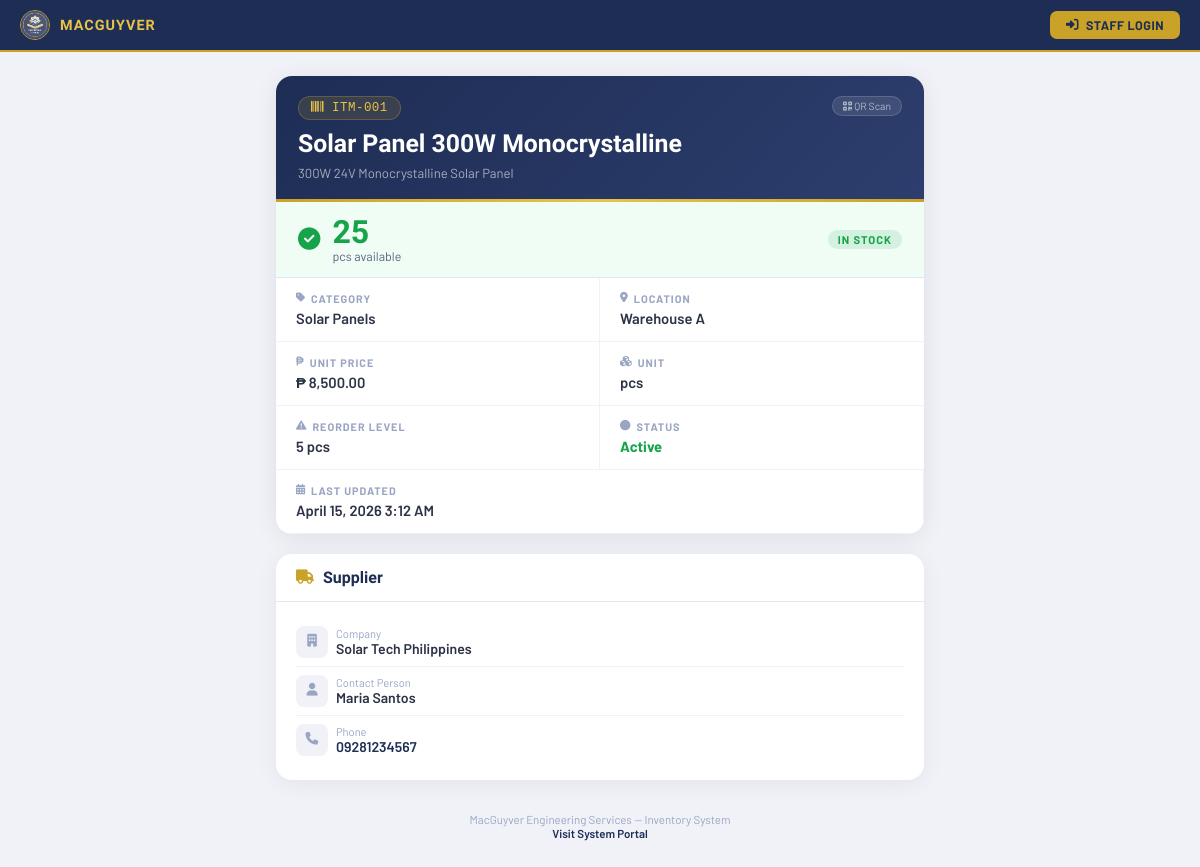
/item_view.php?code=ITM-001, run on the app's committed database.
### tables this page shows
CREATE TABLE IF NOT EXISTS items (
    id INT AUTO_INCREMENT PRIMARY KEY,
    item_code VARCHAR(50) NOT NULL UNIQUE,
    name VARCHAR(150) NOT NULL,
    description TEXT,
    category_id INT,
    supplier_id INT,
    unit VARCHAR(30) DEFAULT 'pcs',
    quantity INT DEFAULT 0,
    reorder_level INT DEFAULT 5,
    unit_price DECIMAL(12,2) DEFAULT 0.00,
    location VARCHAR(100),
    image VARCHAR(255),
    status ENUM('active','inactive','discontinued') DEFAULT 'active',
    created_at TIMESTAMP DEFAULT CURRENT_TIMESTAMP,
    updated_at TIMESTAMP DEFAULT CURRENT_TIMESTAMP ON UPDATE CURRENT_TIMESTAMP,
    FOREIGN KEY (category_id) REFERENCES categories(id) ON DELETE SET NULL,
    FOREIGN KEY (supplier_id) REFERENCES suppliers(id) ON DELETE SET NULL
);

CREATE TABLE IF NOT EXISTS categories (
    id INT AUTO_INCREMENT PRIMARY KEY,
    name VARCHAR(100) NOT NULL,
    description TEXT,
    created_at TIMESTAMP DEFAULT CURRENT_TIMESTAMP
);

CREATE TABLE IF NOT EXISTS suppliers (
    id INT AUTO_INCREMENT PRIMARY KEY,
    name VARCHAR(100) NOT NULL,
    contact_person VARCHAR(100),
    phone VARCHAR(30),
    email VARCHAR(100),
    address TEXT,
    created_at TIMESTAMP DEFAULT CURRENT_TIMESTAMP
);

### item_view.php (the view, shortened to what this page needs)
<?php
$code = trim($_GET['code'] ?? '');
$item = null;
if ($code) {
    $db   = getDB();
    $safe = $db->real_escape_string($code);
    $res  = $db->query("
        SELECT i.*, c.name cat_name, c.description cat_desc,
               s.name sup_name, s.contact_person sup_contact, s.phone sup_phone
        FROM items i
        LEFT JOIN categories c ON i.category_id = c.id
        LEFT JOIN suppliers  s ON i.supplier_id  = s.id
        WHERE i.item_code = '$safe'
        LIMIT 1
    ");
    if ($res && $res->num_rows) {
        $item = $res->fetch_assoc();
    }
}
function stockClass($qty, $reorder) {
    return                         ['bg'=>'#f0fdf4','color'=>'#16a34a','label'=>'In Stock',         'icon'=>'fa-check-circle'];
}
?>
<!DOCTYPE html>
<html lang="en">
<head>
<link rel="stylesheet" href="https://cdnjs.cloudflare.com/ajax/libs/font-awesome/6.5.0/css/all.min.css">
</head>
<body>
<nav class="topbar">
  <a class="topbar-brand" href="<?= BASE_URL ?>landing.php">
    <img src="<?= BASE_URL ?>assets/logo.png" alt="MacGuyver">
    <span class="topbar-brand-name">MacGuyver</span>
  </a>
  <a class="topbar-login" href="<?= BASE_URL ?>landing.php">
    <i class="fas fa-sign-in-alt"></i> Staff Login
  </a>
</nav>
<div class="page">
<?php if (!$item): ?>
<div class="not-found">
  <i class="fas fa-qrcode"></i>
  <h2>Item Not Found</h2>
  <p>
    <?php if ($code): ?>
      No item found with code <strong><?= htmlspecialchars($code) ?></strong>.<br>
      Please check the QR code and try again.
    <?php else: ?>
      No item code was provided. Please scan a valid QR label.
    <?php endif; ?>
  </p>
</div>
<?php else:
  $sc = stockClass($item['quantity'], $item['reorder_level']);
?>
<div class="item-card">
  <div class="item-header">
    <div class="item-header-top">
      <span class="item-code-badge"><i class="fas fa-barcode"></i> <?= htmlspecialchars($item['item_code']) ?></span>
      <span class="item-scan-badge"><i class="fas fa-qrcode"></i> QR Scan</span>
    </div>
    <div class="item-name"><?= htmlspecialchars($item['name']) ?></div>
    <?php if ($item['description']): ?>
    <div class="item-desc"><?= htmlspecialchars($item['description']) ?></div>
    <?php endif; ?>
  </div>
  <div class="stock-banner" style="background:<?= $sc['bg'] ?>;">
    <i class="fas <?= $sc['icon'] ?> stock-banner-icon" style="color:<?= $sc['color'] ?>;"></i>
    <div>
      <div class="stock-qty" style="color:<?= $sc['color'] ?>;"><?= $item['quantity'] ?></div>
      <div class="stock-unit"><?= htmlspecialchars($item['unit']) ?> available</div>
    </div>
    <span class="stock-label" style="background:<?= $sc['color'] ?>22;color:<?= $sc['color'] ?>;"><?= $sc['label'] ?></span>
  </div>
  <div class="detail-grid">
    <div class="detail-item">
      <div class="detail-label"><i class="fas fa-tag"></i> Category</div>
      <div class="detail-value"><?= htmlspecialchars($item['cat_name'] ?? '—') ?></div>
    </div>
    <div class="detail-item">
      <div class="detail-label"><i class="fas fa-map-marker-alt"></i> Location</div>
      <div class="detail-value"><?= htmlspecialchars($item['location'] ?? '—') ?></div>
    </div>
    <div class="detail-item">
      <div class="detail-label"><i class="fas fa-peso-sign"></i> Unit Price</div>
      <div class="detail-value">₱ <?= number_format($item['unit_price'], 2) ?></div>
    </div>
    <div class="detail-item">
      <div class="detail-label"><i class="fas fa-cubes"></i> Unit</div>
      <div class="detail-value"><?= htmlspecialchars($item['unit']) ?></div>
    </div>
    <div class="detail-item">
      <div class="detail-label"><i class="fas fa-exclamation-triangle"></i> Reorder Level</div>
      <div class="detail-value"><?= $item['reorder_level'] ?> <?= htmlspecialchars($item['unit']) ?></div>
    </div>
    <div class="detail-item">
      <div class="detail-label"><i class="fas fa-circle"></i> Status</div>
      <div class="detail-value">
        <?php
          $sc2 = ['active'=>['#16a34a','Active'],'inactive'=>['#95a5a6','Inactive'],'discontinued'=>['#e74c3c','Discontinued']];
          $s = $sc2[$item['status']] ?? ['#95a5a6',$item['status']];
        ?>
        <span style="color:<?= $s[0] ?>;font-weight:700;"><?= $s[1] ?></span>
      </div>
    </div>
    <div class="detail-item" style="grid-column:span 2;">
      <div class="detail-label"><i class="fas fa-calendar-alt"></i> Last Updated</div>
      <div class="detail-value"><?= date('F j, Y g:i A', strtotime($item['updated_at'])) ?></div>
    </div>
  </div>
</div>
<?php if ($item['sup_name']): ?>
<div class="section-card">
  <div class="section-head"><i class="fas fa-truck"></i><h3>Supplier</h3></div>
  <div class="section-body">
    <div class="sup-row">
      <div class="sup-icon"><i class="fas fa-building"></i></div>
      <div><div class="sup-label">Company</div><div class="sup-val"><?= htmlspecialchars($item['sup_name']) ?></div></div>
    </div>
    <?php if ($item['sup_contact']): ?>
    <div class="sup-row">
      <div class="sup-icon"><i class="fas fa-user"></i></div>
      <div><div class="sup-label">Contact Person</div><div class="sup-val"><?= htmlspecialchars($item['sup_contact']) ?></div></div>
    </div>
    <?php endif; ?>
    <?php if ($item['sup_phone']): ?>
    <div class="sup-row">
      <div class="sup-icon"><i class="fas fa-phone"></i></div>
      <div><div class="sup-label">Phone</div><div class="sup-val"><a href="tel:<?= htmlspecialchars($item['sup_phone']) ?>" style="color:var(--navy);text-decoration:none;"><?= htmlspecialchars($item['sup_phone']) ?></a></div></div>
    </div>
    <?php endif; ?>
  </div>
</div>
<?php endif; ?>
<?php endif; ?>
<div class="page-footer">
  <p>MacGuyver Engineering Services &mdash; Inventory System<br>
  <a href="<?= BASE_URL ?>landing.php">Visit System Portal</a></p>
</div>
</div>
</body>
</html>

### data on the page
items: item_code "ITM-001", name "Solar Panel 300W Monocrystalline", description "300W 24V Monocrystalline Solar Panel", quantity "25", unit "pcs", quantity+reorder_level "IN STOCK", category.name "Solar Panels", location "Warehouse A", unit_price "8,500.00", reorder_level "5", status "Active", updated_at "April 15, 2026 3:12 AM", supplier.name "Solar Tech Philippines", supplier.contact_person "Maria Santos", supplier.phone "09281234567"
